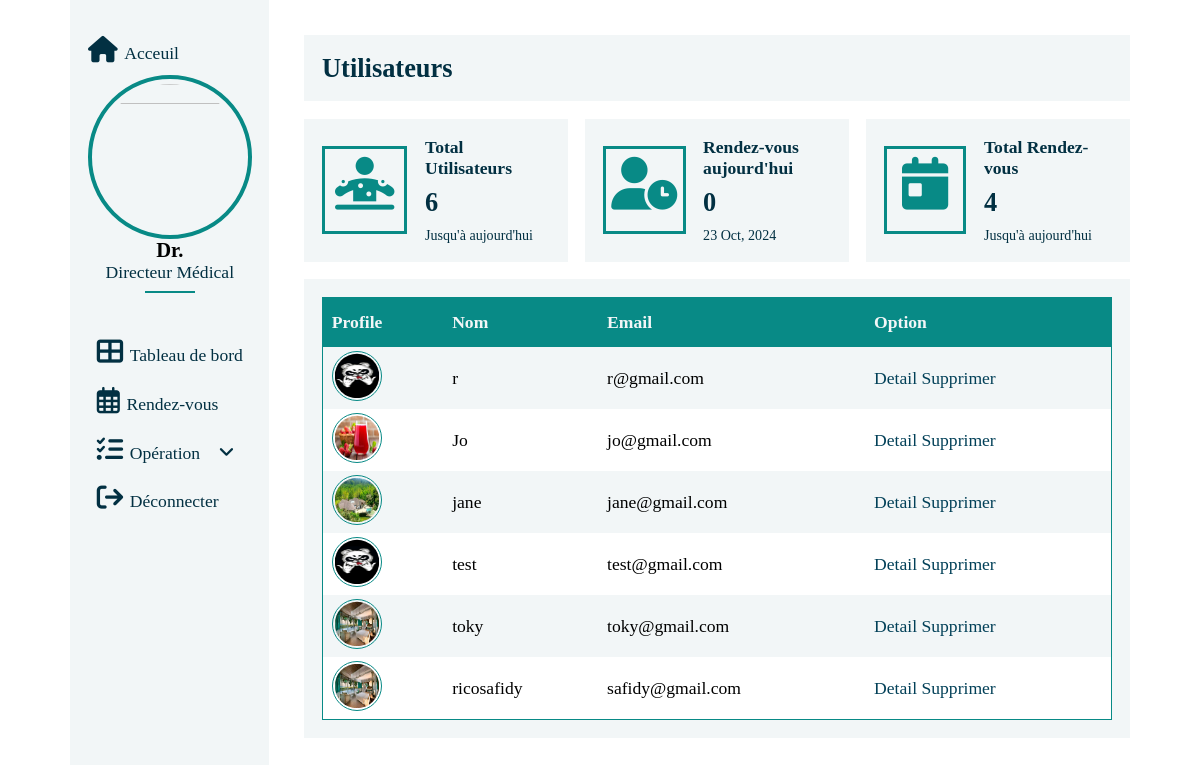
Screenshot of /admin/user.php with the database file from the repository.
### tables this page shows
CREATE TABLE IF NOT EXISTS `users` (
  `id` int NOT NULL AUTO_INCREMENT,
  `pseudo` varchar(255) NOT NULL,
  `email` varchar(255) NOT NULL,
  `password` varchar(255) NOT NULL,
  `profile` varchar(255) NOT NULL,
  `role` varchar(255) NOT NULL,
  PRIMARY KEY (`id`)
);

### database/db.php (called while the page is built)
<?php
function Db() {
    try {
        $db = new PDO('mysql:dbname=medicalcenter;host=localhost', 'root', '');
        $db->exec('SET NAMES UTF8');
    } catch (PDOExcecution $e) {
        echo 'Connexion error : ' . $e->getMessage();
    }
    return $db;
}

### models/model.php (called while the page is built, shortened)
<?php
function getDb()
{
    return Db();
}

### models/modelAdmin.php (called while the page is built, shortened)
<?php
require_once '../database/db.php';
require_once '../models/model.php';
function list_user()
{
    $request = getDb()->query("SELECT * FROM users ORDER BY id DESC");
    $alluser = $request->fetchAll();
    return $alluser;
}

### admin/user.php (the view, shortened to what this page needs)
<?php
require_once '../layouts/headerAdmin.php';
$users = list_user();
?>
<div class="section user">
    <table class="user-table">
        <tr class="user-table-row-head">
            <th>Profile</th>
            <th>Nom</th>
            <th>Email</th>
            <th>Option</th>
        </tr>
        <div class="user-table-list">
            <?php foreach ($users as $user) { ?>
                <?php if (isset($user['role']) && $user['role'] === 'user') { ?>
                    <tr class="user-table-row-def">
                        <td>
                            <img src="../upload/<?= $user['profile'] ?>" alt="" class="user-table-img">
                        </td>
                        <td><?= $user['pseudo'] ?></td>
                        <td><?= $user['email'] ?></td>
                        <td>
                            <a href="" class="btn btn">Detail</a>
                            <button class="btn user-btn-danger">Supprimer</button>
                        </td>
                    </tr>
                <?php } ?>
            <?php } ?>
        </div>
    </table>
</div>

### public/css/style.css (style rules this page uses)
.btn { font-size: 1rem; font-family: "montserrat"; color: #024058; border: none; cursor: pointer; outline: none; background: none; }
@media screen and (min-width: 1024px) { html { font-size: 110% !important; } }
* { margin: 0; padding: 0; box-sizing: border-box; font-family: "montserrat"; }
html { font-size: 100%; }
a { text-decoration: none; }
.user { background: #f2f6f7; padding: 1rem; }
.user-table { width: 100%; text-align: left; border-collapse: collapse; border: 1px solid #088a86; }
.user-table-list { overflow: auto; }
.user-table-img { width: 50px; aspect-ratio: 2/2; border-radius: 50%; border: 0.1rem solid #088a86; padding: 0.1rem; }
.user-table-row-head { background: #088a86; color: #f2f6f7; }
.user-table-row-head th { padding: 0.8rem 0.5rem; }
.user-table-row-def td { padding: 0.2rem 0.5rem; }
.user-table-row-def:nth-child(odd) { background: white; }

### rows the page displays
users: profile (picture), pseudo "r", email "r@gmail.com"
users: profile (picture), pseudo "Jo", email "jo@gmail.com"
users: profile (picture), pseudo "jane", email "jane@gmail.com"
users: profile (picture), pseudo "test", email "test@gmail.com"
users: profile (picture), pseudo "toky", email "toky@gmail.com"
users: profile (picture), pseudo "ricosafidy", email "safidy@gmail.com"

### other values shown
$dash_title "Utilisateurs"
$nbr_user['totalUser'] "6"
$nbr_appointment_now['totalAppointment'] "0"
date('d '. 'M, '.'Y') "23 Oct, 2024"
$nbr_appointment['totalAppointment'] "4"
